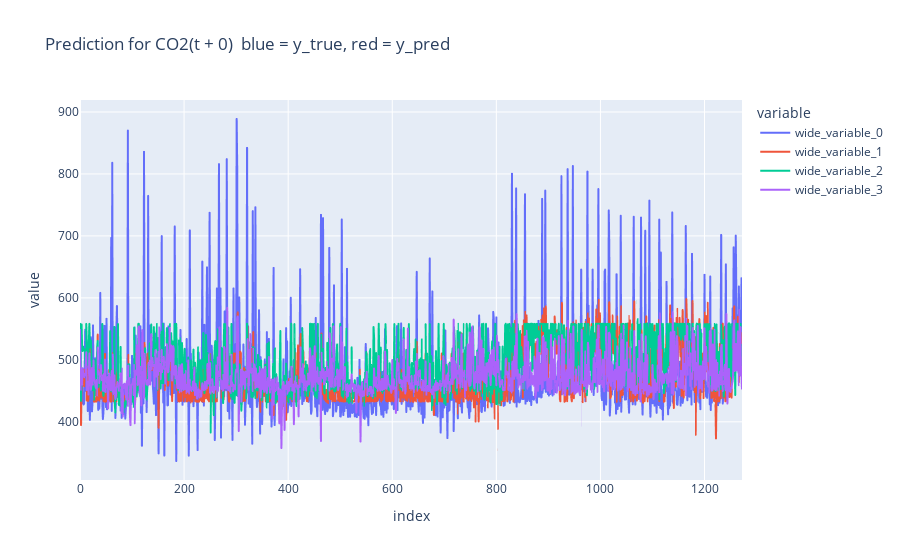

Here is the notebook cell this chart was saved with:
### Markdown cell above
## Modellevaluation ##

### Code cell
import plotly.express as px
import seaborn as sns
from Forecasting_Evaluation.Evaluator import Evaluator


ev = Evaluator()

for col in range(0, fe.y_test.shape[1]):
    print(f"t +", col)
    print("Modell mit Wetterdaten und Jahreszeiten (rot)")
    ev.evaluate(y_true = fe.y_test[:, col], y_pred = pred[:, col])
    print("Modell ohne Wetterdaten und mit Jahreszeiten (grün)")
    ev.evaluate(y_true = fe_no_weather.y_test[:, col], y_pred = pred_no_weather[:, col])
    print("Modell mit Wetterdaten und ohne Jahreszeiten (violett)")
    ev.evaluate(y_true = fe_no_seasons.y_test[:, col], y_pred = pred_no_seasons[:, col])

    px.line(y = [fe.y_test[:, col], pred[:, col], pred_no_weather[:,col], pred_no_seasons[:, col]], 
             labels = {"wide_variable_0": "y_true",
                        "wide_variable_1": "Modell 1 - Vorhersage (Wetterdaten + Jahreszeiten)", 
                       "wide_variable_2": "Modell 2 - Vorhersage (Jahreszeiten)",
                       "wide_variable_3": "Modell 3 - Vorhersage (Wetterdaten)", },
             title = f"Prediction for CO2(t + {col})  blue = y_true, red = y_pred").show()

### Figure 1 — Plotly figure (JSON) as saved in the notebook; plotly's stock layout.template omitted (floating-point values rounded to 4 significant figures; data arrays with more than 128 entries replaced by an {"elided": "..."} marker saying what was removed)
{"data": [{"hovertemplate": "variable=wide_variable_0<br>index=%{x}<br>value=%{y}<extra></extra>", "legendgroup": "wide_variable_0", "line": {"color": "#636efa", "dash": "solid"}, "marker": {"symbol": "circle"}, "mode": "lines", "name": "wide_variable_0", "showlegend": true, "type": "scattergl", "x": {"elided": "1273 int values"}, "xaxis": "x", "y": {"elided": "1273 float values"}, "yaxis": "y"}, {"hovertemplate": "variable=wide_variable_1<br>index=%{x}<br>value=%{y}<extra></extra>", "legendgroup": "wide_variable_1", "line": {"color": "#EF553B", "dash": "solid"}, "marker": {"symbol": "circle"}, "mode": "lines", "name": "wide_variable_1", "showlegend": true, "type": "scattergl", "x": {"elided": "1273 int values"}, "xaxis": "x", "y": {"elided": "1273 float values"}, "yaxis": "y"}, {"hovertemplate": "variable=wide_variable_2<br>index=%{x}<br>value=%{y}<extra></extra>", "legendgroup": "wide_variable_2", "line": {"color": "#00cc96", "dash": "solid"}, "marker": {"symbol": "circle"}, "mode": "lines", "name": "wide_variable_2", "showlegend": true, "type": "scattergl", "x": {"elided": "1273 int values"}, "xaxis": "x", "y": {"elided": "1273 float values"}, "yaxis": "y"}, {"hovertemplate": "variable=wide_variable_3<br>index=%{x}<br>value=%{y}<extra></extra>", "legendgroup": "wide_variable_3", "line": {"color": "#ab63fa", "dash": "solid"}, "marker": {"symbol": "circle"}, "mode": "lines", "name": "wide_variable_3", "showlegend": true, "type": "scattergl", "x": {"elided": "1273 int values"}, "xaxis": "x", "y": {"elided": "1273 float values"}, "yaxis": "y"}], "layout": {"legend": {"title": {"text": "variable"}, "tracegroupgap": 0}, "title": {"text": "Prediction for CO2(t + 0)  blue = y_true, red = y_pred"}, "xaxis": {"anchor": "y", "domain": [0, 1], "title": {"text": "index"}}, "yaxis": {"anchor": "x", "domain": [0, 1], "title": {"text": "value"}}}}
